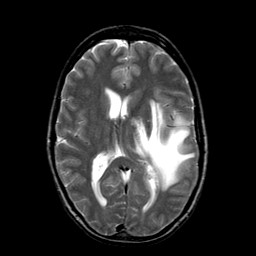
%> input picture data/mr_brain.jpg, 256 x 256 px
$ octave signal_to_noise.m   (GNU Octave 9; MATLAB toolbox functions it lacks are replaced by stand-ins)
%> lines starting %> are read from the running program, lines starting %| are printed output that depends on the picture
% Generate signal and noise
signal = randn(1,1000);
noise = 0.1 * randn(1,1000);

% Calculate snr using snr_custom() function which is defined below.
r = snr_custom(signal, noise);
disp(['my SNR = ', num2str(r), ' dB']);

% Using srn() which is built in MATLAB to compare with snr_custom function
r2 = snr(signal,noise);
disp(['built-in SNR = ', num2str(r2), ' dB']);

% Apply snr to medical image
I = imread("data/mr_brain.jpg");
%> I is the input picture: size 256x256x3 uint8; min 0, max 255, mean 42.8
imshow(I);

% Add noise with variance 0.01, 0.05, and 0.1
noisy_I1 = imnoise(I, 'gaussian', 0, 0.01);
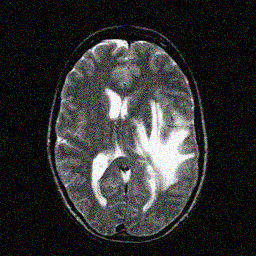
%> noisy_I1: size 256x256x3 uint8; mean R, G, B 48.6, 48.7, 48.6
noisy_I2 = imnoise(I, 'gaussian', 0, 0.05);
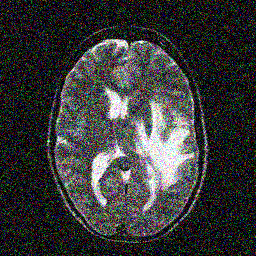
%> noisy_I2: size 256x256x3 uint8; mean R, G, B 56.4, 56.5, 56.6
noisy_I3 = imnoise(I, 'gaussian', 0, 0.1);
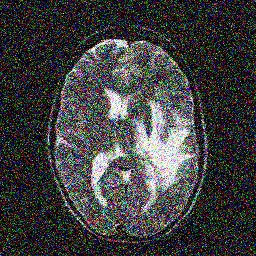
%> noisy_I3: size 256x256x3 uint8; mean R, G, B 62.5, 63.2, 62.8
noisy_images = {noisy_I1, noisy_I2, noisy_I3};
%> noisy_images = 3 items

for i = 1:length(noisy_images)
    noisy_I = noisy_images{i};

    noise = noisy_I - I;
    r = snr_custom(I, noise);

    disp(['SNR of noisy_I', num2str(i), ' = ', num2str(r), ' dB']);
end
%> this loop made 3 passes
%> (noise_power in snr_custom, r) on passes 1 to 3: (312.4, 12.82), (1539, 5.89), (2970.3, 3.04)
%| SNR of noisy_I1 = 12.8184 dB
%| SNR of noisy_I2 = 5.8936 dB
%| SNR of noisy_I3 = 3.038 dB
%> pass 1, `noise = noisy_I - I;`:
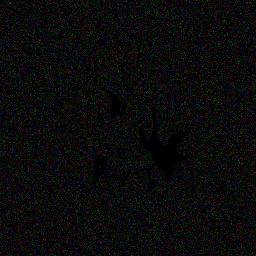
%> noise: size 256x256x3 uint8; mean R, G, B 9.8, 9.9, 9.8
%> pass 2, `noise = noisy_I - I;`:
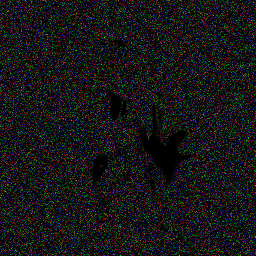
%> noise: size 256x256x3 uint8; mean R, G, B 21.7, 21.9, 22

% Signal-to-noise function: snr = 10*log_10(signal_power/noise_power) db
function r = snr_custom(signal, noise)

    signal = double(signal);
    noise  = double(noise);

    % Compute power
    signal_power = mean(signal(:).^2);
    noise_power  = mean(noise(:).^2);

    % Avoid division by zero
    if noise_power == 0
        r = Inf;
    else
        r = 10 * log10(signal_power / noise_power);
    end
end
